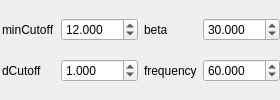
              <widget class="QWidget" name="pageFilterOneEuro">
               <layout class="QGridLayout" name="gridLayoutFilterOneEuro">
                <property name="leftMargin">
                 <number>2</number>
                </property>
                <property name="topMargin">
                 <number>2</number>
                </property>
                <property name="rightMargin">
                 <number>0</number>
                </property>
                <property name="bottomMargin">
                 <number>2</number>
                </property>
                <property name="horizontalSpacing">
                 <number>6</number>
                </property>
                <property name="verticalSpacing">
                 <number>2</number>
                </property>
                <item row="0" column="0">
                 <widget class="QLabel" name="labelOneEuroMinCutoffText">
                  <property name="text">
                   <string>minCutoff</string>
                  </property>
                  <property name="role" stdset="0">
                   <string>fieldName</string>
                  </property>
                 </widget>
                </item>
                <item row="0" column="1">
                 <widget class="QDoubleSpinBox" name="doubleSpinBoxOneEuroMinCutoff">
                  <property name="decimals">
                   <number>3</number>
                  </property>
                  <property name="maximum">
                   <double>1000.000000000000000</double>
                  </property>
                  <property name="value">
                   <double>12.000000000000000</double>
                  </property>
                 </widget>
                </item>
                <item row="0" column="2">
                 <widget class="QLabel" name="labelOneEuroBetaText">
                  <property name="text">
                   <string>beta</string>
                  </property>
                  <property name="role" stdset="0">
                   <string>fieldName</string>
                  </property>
                 </widget>
                </item>
                <item row="0" column="3">
                 <widget class="QDoubleSpinBox" name="doubleSpinBoxOneEuroBeta">
                  <property name="decimals">
                   <number>3</number>
                  </property>
                  <property name="maximum">
                   <double>1000.000000000000000</double>
                  </property>
                  <property name="value">
                   <double>30.000000000000000</double>
                  </property>
                 </widget>
                </item>
                <item row="1" column="0">
                 <widget class="QLabel" name="labelOneEuroDCutoffText">
                  <property name="text">
                   <string>dCutoff</string>
                  </property>
                  <property name="role" stdset="0">
                   <string>fieldName</string>
                  </property>
                 </widget>
                </item>
                <item row="1" column="1">
                 <widget class="QDoubleSpinBox" name="doubleSpinBoxOneEuroDCutoff">
                  <property name="decimals">
                   <number>3</number>
                  </property>
                  <property name="maximum">
                   <double>1000.000000000000000</double>
                  </property>
                  <property name="value">
                   <double>1.000000000000000</double>
                  </property>
                 </widget>
                </item>
                <item row="1" column="2">
                 <widget class="QLabel" name="labelOneEuroFrequencyText">
                  <property name="text">
                   <string>frequency</string>
                  </property>
                  <property name="role" stdset="0">
                   <string>fieldName</string>
                  </property>
                 </widget>
                </item>
                <item row="1" column="3">
                 <widget class="QDoubleSpinBox" name="doubleSpinBoxOneEuroFrequency">
                  <property name="decimals">
                   <number>3</number>
                  </property>
                  <property name="maximum">
                   <double>1000.000000000000000</double>
                  </property>
                  <property name="value">
                   <double>60.000000000000000</double>
                  </property>
                 </widget>
                </item>
               </layout>
              </widget>
